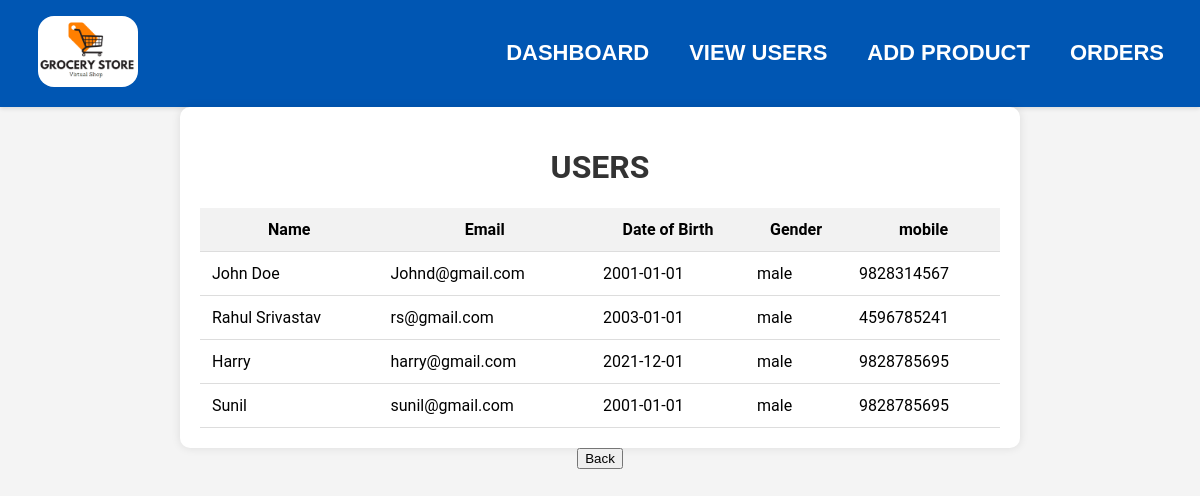
The page /Admin/viewusers.php on the database its author committed.
### tables this page shows
CREATE TABLE `users` (
  `name` varchar(50) DEFAULT NULL,
  `email` varchar(100) DEFAULT NULL,
  `date_of_birth` date DEFAULT NULL,
  `gender` text DEFAULT NULL,
  `mobile` bigint(20) DEFAULT NULL,
  `password` varchar(100) DEFAULT NULL
);

### Admin/viewusers.php (the view, shortened to what this page needs)
<?php
include("header.php");
?>
<!DOCTYPE html>
<html lang="en">
<head>
    <link rel="stylesheet" href="style.css">
</head>
<body>
    <div class="view-container">
        <h1>USERS</h1>
        <?php
        include("connect.php");
        $sql = "SELECT * FROM users";
        $result = $conn->query($sql);
        if ($result->num_rows > 0) {
            echo "<table>
                <tr>
                    <th>Name</th>
                    <th>Email</th>
                    <th>Date of Birth</th>
                    <th>Gender</th>
                    <th>mobile</th>
                </tr>";
            while ($row = $result->fetch_assoc()) {
                echo "<tr>
                <td class='link'><a href='user.php?email=" . $row["email"] . "'>" . $row["name"] . "</a></td>
                        <td>" . $row["email"] . "</td>
                        <td>" . $row["date_of_birth"] . "</td>
                        <td>" . $row["gender"] . "</td>
                        <td>" . $row["mobile"] . "</td>
                        </tr>";
            }
            echo "</table>";
        } else {
            echo "<p>No results found.</p>";
        }
        ?>
    </div>
    <a href="admin-login.php"><center><button class="btn">Back</button></center></a>
</body>
</html>

### Admin/style.css (style rules this page uses)
.view-container { max-width: 800px; margin: 0 auto; padding: 20px; background-color: #fff; box-shadow: 0 0 10px rgba(0, 0, 0, 0.1); border-radius: 10px; }
.view-container h1 { text-align: center; color: #333; }
.view-container table { width: 100%; margin-top: 20px; border-collapse: collapse; }
.view-container th, td { padding: 12px; border-bottom: 1px solid #ddd; }
.view-container th { background-color: #f2f2f2; }
.view-container .link a { text-decoration: none; color: black; cursor: pointer; }

### Admin/header.php (style rules this page uses)
body { font-family: Roboto; }

### Admin/viewusers.php (style rules this page uses)
body { font-family: Roboto; background-color: #f4f4f4; margin: 0; padding: 0; }

### rows shown on the page
users: name "John Doe", email "Johnd@gmail.com", date_of_birth "2001-01-01", gender "male", mobile "9828314567"
users: name "Rahul Srivastav", email "rs@gmail.com", date_of_birth "2003-01-01", gender "male", mobile "4596785241"
users: name "Harry", email "harry@gmail.com", date_of_birth "2021-12-01", gender "male", mobile "9828785695"
users: name "Sunil", email "sunil@gmail.com", date_of_birth "2001-01-01", gender "male", mobile "9828785695"
